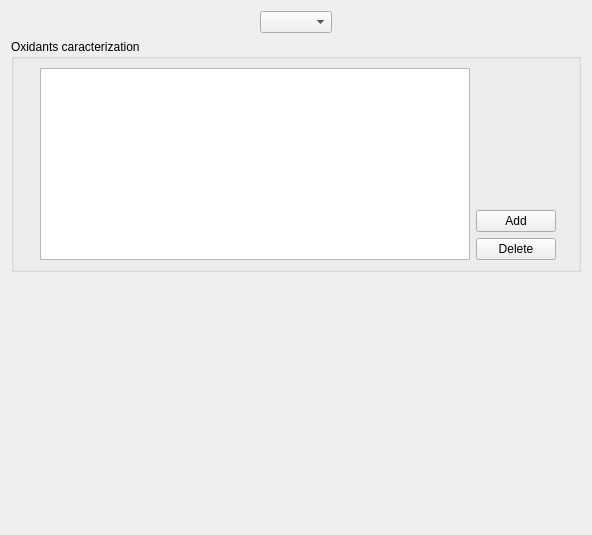
     <widget class="QWidget" name="tab_8">
      <attribute name="title">
       <string>Oxidant</string>
      </attribute>
      <layout class="QVBoxLayout" name="verticalLayout_4">
       <item>
        <layout class="QHBoxLayout" name="horizontalLayout_28">
         <item>
          <spacer name="horizontalSpacer_7">
           <property name="orientation">
            <enum>Qt::Horizontal</enum>
           </property>
           <property name="sizeHint" stdset="0">
            <size>
             <width>40</width>
             <height>20</height>
            </size>
           </property>
          </spacer>
         </item>
         <item>
          <widget class="QComboBox" name="comboBoxOxidant"/>
         </item>
         <item>
          <spacer name="horizontalSpacer_8">
           <property name="orientation">
            <enum>Qt::Horizontal</enum>
           </property>
           <property name="sizeHint" stdset="0">
            <size>
             <width>40</width>
             <height>20</height>
            </size>
           </property>
          </spacer>
         </item>
        </layout>
       </item>
       <item>
        <widget class="QGroupBox" name="groupBox">
         <property name="title">
          <string>Oxidants caracterization</string>
         </property>
         <layout class="QGridLayout" name="gridLayout_11">
          <item row="0" column="0">
           <layout class="QHBoxLayout" name="horizontalLayout_4">
            <item>
             <spacer name="horizontalSpacer_3">
              <property name="orientation">
               <enum>Qt::Horizontal</enum>
              </property>
              <property name="sizeHint" stdset="0">
               <size>
                <width>17</width>
                <height>17</height>
               </size>
              </property>
             </spacer>
            </item>
            <item>
             <layout class="QGridLayout" name="gridLayout_10">
              <item row="0" column="1">
               <spacer name="verticalSpacer_3">
                <property name="orientation">
                 <enum>Qt::Vertical</enum>
                </property>
                <property name="sizeHint" stdset="0">
                 <size>
                  <width>20</width>
                  <height>40</height>
                 </size>
                </property>
               </spacer>
              </item>
              <item row="1" column="1">
               <widget class="QPushButton" name="pushButtonAddOxidant">
                <property name="text">
                 <string>Add</string>
                </property>
               </widget>
              </item>
              <item row="2" column="1">
               <widget class="QPushButton" name="pushButtonDeleteOxidant">
                <property name="text">
                 <string>Delete</string>
                </property>
               </widget>
              </item>
              <item row="0" column="0" rowspan="3">
               <widget class="QTableView" name="tableViewOxidants">
                <property name="minimumSize">
                 <size>
                  <width>430</width>
                  <height>0</height>
                 </size>
                </property>
                <property name="selectionBehavior">
                 <enum>QAbstractItemView::SelectRows</enum>
                </property>
                <property name="horizontalScrollMode">
                 <enum>QAbstractItemView::ScrollPerPixel</enum>
                </property>
               </widget>
              </item>
             </layout>
            </item>
            <item>
             <spacer name="horizontalSpacer_4">
              <property name="orientation">
               <enum>Qt::Horizontal</enum>
              </property>
              <property name="sizeHint" stdset="0">
               <size>
                <width>13</width>
                <height>13</height>
               </size>
              </property>
             </spacer>
            </item>
           </layout>
          </item>
         </layout>
        </widget>
       </item>
       <item>
        <spacer name="verticalSpacer_5">
         <property name="orientation">
          <enum>Qt::Vertical</enum>
         </property>
         <property name="sizeHint" stdset="0">
          <size>
           <width>435</width>
           <height>252</height>
          </size>
         </property>
        </spacer>
       </item>
      </layout>
     </widget>
